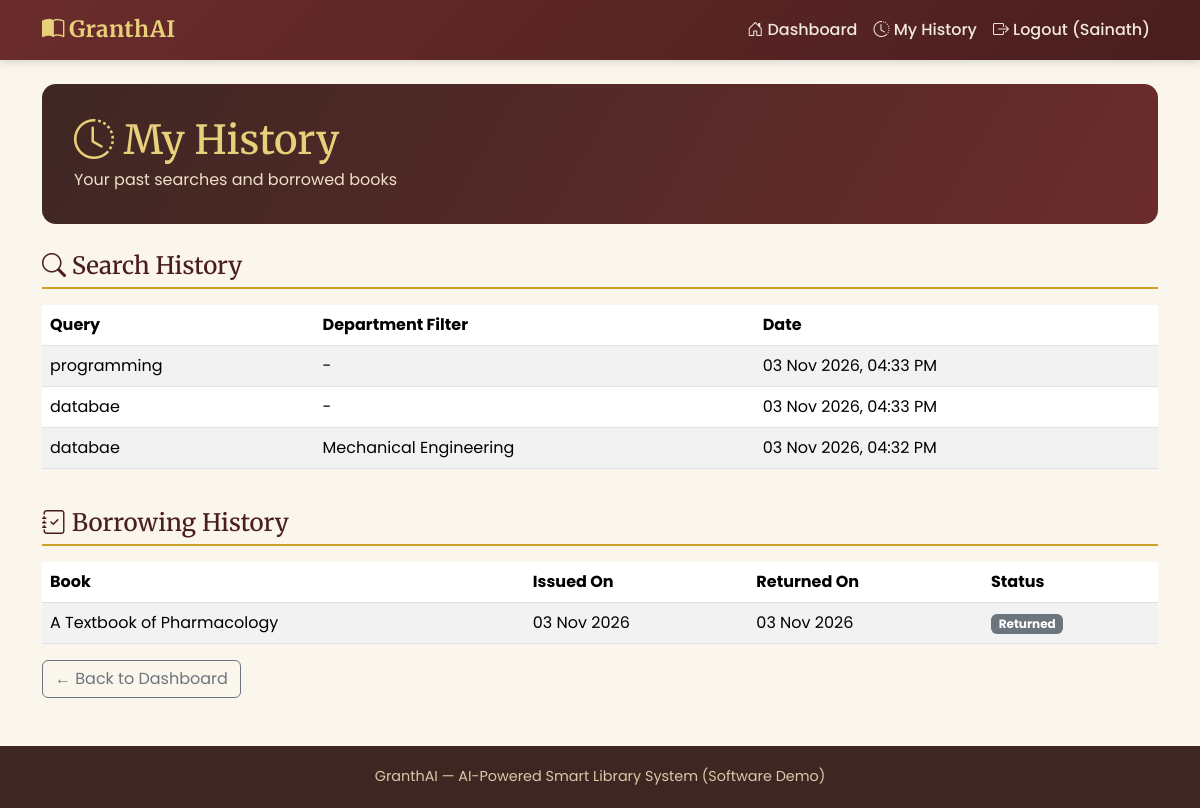
The page /student/history (signed in) on the database its author committed.
### models.py (models this page shows, shortened)
class User(db.Model):
    id = db.Column(db.Integer, primary_key=True)
    name = db.Column(db.String(120), nullable=False)
    email = db.Column(db.String(150), unique=True, nullable=False)  # Gmail, per registration
    password_hash = db.Column(db.String(255), nullable=False)
    role = db.Column(db.String(20), nullable=False)  # 'student' or 'librarian'
    department = db.Column(db.String(80))  # only meaningful for students
    created_on = db.Column(db.DateTime, default=utcnow)
    search_history = db.relationship('SearchHistory', backref='student', cascade='all, delete-orphan', lazy=True)
    reservations = db.relationship('Reservation', backref='student', cascade='all, delete-orphan', lazy=True)
    issues = db.relationship('IssueRecord', backref='student', cascade='all, delete-orphan', lazy=True)

class SearchHistory(db.Model):
    id = db.Column(db.Integer, primary_key=True)
    student_id = db.Column(db.Integer, db.ForeignKey('user.id'), nullable=False)
    search_query = db.Column(db.String(250), nullable=False)
    department_filter = db.Column(db.String(80))
    searched_on = db.Column(db.DateTime, default=utcnow, index=True)

class IssueRecord(db.Model):
    id = db.Column(db.Integer, primary_key=True)
    book_id = db.Column(db.Integer, db.ForeignKey('book.id'), nullable=False)
    student_id = db.Column(db.Integer, db.ForeignKey('user.id'), nullable=False)
    issued_on = db.Column(db.DateTime, default=utcnow)
    returned_on = db.Column(db.DateTime)  # NULL while still issued
    @property
    def is_returned(self):
        return self.returned_on is not None

class Book(db.Model):
    id = db.Column(db.Integer, primary_key=True)
    title = db.Column(db.String(250), nullable=False)
    author = db.Column(db.String(200))
    department = db.Column(db.String(80), index=True)  # e.g. Engineering, Pharmacy, Diploma, Management
    level = db.Column(db.String(20), default='Intermediate')  # Beginner / Intermediate / Advanced
    item_type = db.Column(db.String(20), default='book')  # 'book' or 'magazine'
    content = db.Column(db.Text)  # keywords / topics / description used for search
    total_copies = db.Column(db.Integer, default=1)
    available_copies = db.Column(db.Integer, default=1)
    shelf_location = db.Column(db.String(80))  # e.g. "Rack E3, Shelf 2"
    view_count = db.Column(db.Integer, default=0)  # used for "Trending" widget
    added_on = db.Column(db.DateTime, default=utcnow, index=True)
    reservations = db.relationship('Reservation', backref='book', cascade='all, delete-orphan', lazy=True)
    issues = db.relationship('IssueRecord', backref='book', cascade='all, delete-orphan', lazy=True)

### routes/student.py (the view)
@student_bp.route('/history')
@role_required('student')
def history():
    user = _current_user()
    past_searches = (
        SearchHistory.query.filter_by(student_id=user.id)
        .order_by(SearchHistory.searched_on.desc())
        .limit(50)
        .all()
    )
    past_issues = (
        IssueRecord.query.filter_by(student_id=user.id)
        .join(Book).order_by(IssueRecord.issued_on.desc()).all()
    )
    return render_template('student/history.html', past_searches=past_searches, past_issues=past_issues)

### routes/student.py (called while the page is built)
def _current_user():
    return db.session.get(User, session['user_id'])

### templates/student/history.html (shortened to what this page needs)
{% extends 'base.html' %}
{% block content %}
<div class="page-hero">
  <h1><i class="bi bi-clock-history"></i> My History</h1>
  <p>Your past searches and borrowed books</p>
</div>
<h4 class="section-title"><i class="bi bi-search"></i> Search History</h4>
<div class="table-responsive mb-4">
  <table class="table table-striped bg-white">
    <thead><tr><th>Query</th><th>Department Filter</th><th>Date</th></tr></thead>
    <tbody>
      {% for s in past_searches %}
      <tr>
        <td>{{ s.search_query }}</td>
        <td>{{ s.department_filter or '-' }}</td>
        <td>{{ s.searched_on.strftime('%d %b %Y, %I:%M %p') }}</td>
      </tr>
      {% else %}
      <tr><td colspan="3" class="text-muted">No searches yet.</td></tr>
      {% endfor %}
    </tbody>
  </table>
</div>
<h4 class="section-title"><i class="bi bi-journal-check"></i> Borrowing History</h4>
<div class="table-responsive">
  <table class="table table-striped bg-white">
    <thead><tr><th>Book</th><th>Issued On</th><th>Returned On</th><th>Status</th></tr></thead>
    <tbody>
      {% for rec in past_issues %}
      <tr>
        <td>{{ rec.book.title }}</td>
        <td>{{ rec.issued_on.strftime('%d %b %Y') }}</td>
        <td>{{ rec.returned_on.strftime('%d %b %Y') if rec.returned_on else '-' }}</td>
        <td>
          {% if rec.is_returned %}
            <span class="badge bg-secondary">Returned</span>
          {% else %}
            <span class="badge bg-success">With You</span>
          {% endif %}
        </td>
      </tr>
      {% else %}
      <tr><td colspan="4" class="text-muted">No borrowing history yet.</td></tr>
      {% endfor %}
    </tbody>
  </table>
</div>
<a href="{{ url_for('student.dashboard') }}" class="btn btn-outline-secondary">&larr; Back to Dashboard</a>
{% endblock %}

### templates/base.html (shortened to what this page needs)
<!DOCTYPE html>
<html lang="en">
<head>
<link href="https://cdn.jsdelivr.net/npm/bootstrap@5.3.3/dist/css/bootstrap.min.css" rel="stylesheet">
<link href="https://cdn.jsdelivr.net/npm/bootstrap-icons@1.11.3/font/bootstrap-icons.css" rel="stylesheet">
<link href="{{ url_for('static', filename='css/style.css') }}" rel="stylesheet">
</head>
<body>
<nav class="navbar navbar-expand-lg navbar-granthai">
  <div class="container">
    <a class="navbar-brand" href="{{ url_for('auth.home') }}"><i class="bi bi-book-half me-1"></i>GranthAI</a>
    <div class="collapse navbar-collapse" id="navMain">
      <ul class="navbar-nav ms-auto">
        {% if session.get('role') == 'student' %}
          <li class="nav-item"><a class="nav-link" href="{{ url_for('student.dashboard') }}"><i class="bi bi-house-door"></i> Dashboard</a></li>
          <li class="nav-item"><a class="nav-link" href="{{ url_for('student.history') }}"><i class="bi bi-clock-history"></i> My History</a></li>
        {% endif %}
        {% if session.get('user_id') %}
          <li class="nav-item"><a class="nav-link" href="{{ url_for('auth.logout') }}"><i class="bi bi-box-arrow-right"></i> Logout ({{ session.get('name') }})</a></li>
        {% endif %}
      </ul>
    </div>
  </div>
</nav>
<div class="container mt-4">
  {% block content %}{% endblock %}
</div>
<footer class="granthai-footer">
  GranthAI &mdash; AI-Powered Smart Library System (Software Demo)
</footer>
</body>
</html>

### static/css/style.css (style rules this page uses)
:root { --maroon: #6B2C2C; --maroon-dark: #4A1E1E; --gold: #C9A227; --gold-light: #E8CF7A; --cream: #FAF6EC; --wood: #3E2723; --forest: #2E5339; --ink: #2B2420; }
body { background-color: var(--cream); color: var(--ink); font-family: 'Poppins', 'Segoe UI', sans-serif; }
h1, h2, h3, h4, .brand-font { font-family: 'Merriweather', Georgia, serif; }
.navbar-granthai { background: linear-gradient(135deg, var(--maroon) 0%, var(--maroon-dark) 100%); box-shadow: 0 2px 8px rgba(0,0,0,0.15); }
.navbar-granthai .navbar-brand { color: var(--gold-light) !important; font-family: 'Merriweather', serif; font-weight: 700; font-size: 1.4rem; letter-spacing: 0.5px; }
.navbar-granthai .nav-link { color: #f1e9da !important; font-weight: 500; }
.page-hero { background: linear-gradient(120deg, var(--wood) 0%, var(--maroon) 100%); color: #fff; border-radius: 14px; padding: 2rem 2rem; margin-bottom: 1.75rem; }
.page-hero h1 { color: var(--gold-light); margin-bottom: 0.25rem; }
.page-hero p { color: #eee0c8; margin-bottom: 0; }
.section-title { font-family: 'Merriweather', serif; color: var(--maroon-dark); border-bottom: 2px solid var(--gold); padding-bottom: 0.4rem; margin-bottom: 1rem; }
footer.granthai-footer { background: var(--wood); color: #d8c9a8; padding: 1.25rem 0; margin-top: 3rem; text-align: center; font-size: 0.9rem; }

### rows shown on the page
User: get "Sainath"
SearchHistory: search_query "programming", department_filter "-", searched_on "03 Nov 2026, 04:33 PM"
SearchHistory: search_query "databae", department_filter "-", searched_on "03 Nov 2026, 04:33 PM"
SearchHistory: search_query "databae", department_filter "Mechanical Engineering", searched_on "03 Nov 2026, 04:32 PM"
IssueRecord: book "A Textbook of Pharmacology", issued_on "03 Nov 2026", returned_on "03 Nov 2026", shows "Returned"
